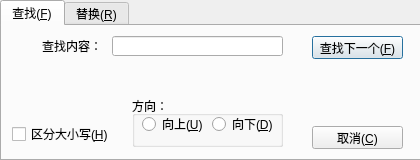
<?xml version="1.0" encoding="UTF-8"?>
<ui version="4.0">
 <class>Find_Replace</class>
 <widget class="QDialog" name="Find_Replace">
  <property name="geometry">
   <rect>
    <x>0</x>
    <y>0</y>
    <width>420</width>
    <height>160</height>
   </rect>
  </property>
  <property name="windowTitle">
   <string>查找&amp;替换</string>
  </property>
  <property name="windowIcon">
   <iconset>
    <normaloff>:/images/find.png</normaloff>:/images/find.png</iconset>
  </property>
  <widget class="QTabWidget" name="tabWidget">
   <property name="geometry">
    <rect>
     <x>0</x>
     <y>0</y>
     <width>422</width>
     <height>161</height>
    </rect>
   </property>
   <property name="currentIndex">
    <number>0</number>
   </property>
   <widget class="QWidget" name="find">
    <attribute name="title">
     <string>查找(&amp;F)</string>
    </attribute>
    <widget class="QPushButton" name="nextButtonF">
     <property name="geometry">
      <rect>
       <x>310</x>
       <y>10</y>
       <width>91</width>
       <height>23</height>
      </rect>
     </property>
     <property name="text">
      <string>查找下一个(&amp;F)</string>
     </property>
    </widget>
    <widget class="QLineEdit" name="lineEditF">
     <property name="geometry">
      <rect>
       <x>110</x>
       <y>10</y>
       <width>171</width>
       <height>20</height>
      </rect>
     </property>
    </widget>
    <widget class="QLabel" name="labelFindF">
     <property name="geometry">
      <rect>
       <x>40</x>
       <y>10</y>
       <width>61</width>
       <height>20</height>
      </rect>
     </property>
     <property name="text">
      <string>查找内容：</string>
     </property>
    </widget>
    <widget class="QCheckBox" name="checkBoxSenceF">
     <property name="geometry">
      <rect>
       <x>10</x>
       <y>100</y>
       <width>101</width>
       <height>16</height>
      </rect>
     </property>
     <property name="text">
      <string>区分大小写(&amp;H)</string>
     </property>
    </widget>
    <widget class="QPushButton" name="cancleButtonF">
     <property name="geometry">
      <rect>
       <x>310</x>
       <y>100</y>
       <width>91</width>
       <height>23</height>
      </rect>
     </property>
     <property name="text">
      <string>取消(&amp;C)</string>
     </property>
    </widget>
    <widget class="QGroupBox" name="groupBoxDirectionF">
     <property name="geometry">
      <rect>
       <x>130</x>
       <y>70</y>
       <width>151</width>
       <height>51</height>
      </rect>
     </property>
     <property name="title">
      <string>方向：</string>
     </property>
     <widget class="QRadioButton" name="radioButtonUpF">
      <property name="geometry">
       <rect>
        <x>10</x>
        <y>20</y>
        <width>61</width>
        <height>16</height>
       </rect>
      </property>
      <property name="text">
       <string>向上(&amp;U)</string>
      </property>
     </widget>
     <widget class="QRadioButton" name="radioButtonDownF">
      <property name="geometry">
       <rect>
        <x>80</x>
        <y>20</y>
        <width>61</width>
        <height>16</height>
       </rect>
      </property>
      <property name="text">
       <string>向下(&amp;D)</string>
      </property>
     </widget>
    </widget>
   </widget>
   <widget class="QWidget" name="replace">
    <attribute name="title">
     <string>替换(&amp;R)</string>
    </attribute>
    <widget class="QCheckBox" name="checkBoxSenceR">
     <property name="geometry">
      <rect>
       <x>10</x>
       <y>100</y>
       <width>101</width>
       <height>16</height>
      </rect>
     </property>
     <property name="text">
      <string>区分大小写(&amp;H)</string>
     </property>
    </widget>
    <widget class="QGroupBox" name="groupBoxDirectionR">
     <property name="geometry">
      <rect>
       <x>130</x>
       <y>70</y>
       <width>151</width>
       <height>51</height>
      </rect>
     </property>
     <property name="title">
      <string>方向：</string>
     </property>
     <widget class="QRadioButton" name="radioButtonUpR">
      <property name="geometry">
       <rect>
        <x>10</x>
        <y>20</y>
        <width>61</width>
        <height>16</height>
       </rect>
      </property>
      <property name="text">
       <string>向上(&amp;U)</string>
      </property>
     </widget>
     <widget class="QRadioButton" name="radioButtonDownR">
      <property name="geometry">
       <rect>
        <x>80</x>
        <y>20</y>
        <width>61</width>
        <height>16</height>
       </rect>
      </property>
      <property name="text">
       <string>向下(&amp;D)</string>
      </property>
     </widget>
    </widget>
    <widget class="QLabel" name="labelFindR">
     <property name="geometry">
      <rect>
       <x>40</x>
       <y>10</y>
       <width>61</width>
       <height>20</height>
      </rect>
     </property>
     <property name="text">
      <string>查找内容：</string>
     </property>
    </widget>
    <widget class="QLineEdit" name="lineEditR">
     <property name="geometry">
      <rect>
       <x>110</x>
       <y>10</y>
       <width>171</width>
       <height>20</height>
      </rect>
     </property>
    </widget>
    <widget class="QPushButton" name="nextButtonR">
     <property name="geometry">
      <rect>
       <x>310</x>
       <y>10</y>
       <width>91</width>
       <height>23</height>
      </rect>
     </property>
     <property name="text">
      <string>查找下一个(&amp;F)</string>
     </property>
    </widget>
    <widget class="QPushButton" name="cancleButtonR">
     <property name="geometry">
      <rect>
       <x>310</x>
       <y>100</y>
       <width>91</width>
       <height>23</height>
      </rect>
     </property>
     <property name="text">
      <string>取消(&amp;C)</string>
     </property>
    </widget>
    <widget class="QLineEdit" name="lineEditreplace">
     <property name="geometry">
      <rect>
       <x>110</x>
       <y>40</y>
       <width>171</width>
       <height>20</height>
      </rect>
     </property>
    </widget>
    <widget class="QLabel" name="labelReplace">
     <property name="geometry">
      <rect>
       <x>40</x>
       <y>40</y>
       <width>61</width>
       <height>20</height>
      </rect>
     </property>
     <property name="text">
      <string> 替换为：</string>
     </property>
    </widget>
    <widget class="QPushButton" name="pushButtonReplace">
     <property name="geometry">
      <rect>
       <x>310</x>
       <y>40</y>
       <width>91</width>
       <height>23</height>
      </rect>
     </property>
     <property name="text">
      <string>替换(&amp;R)</string>
     </property>
    </widget>
    <widget class="QPushButton" name="pushButtonReplaceAll">
     <property name="geometry">
      <rect>
       <x>310</x>
       <y>70</y>
       <width>91</width>
       <height>23</height>
      </rect>
     </property>
     <property name="text">
      <string>全部替换(&amp;A)</string>
     </property>
    </widget>
   </widget>
  </widget>
 </widget>
 <tabstops>
  <tabstop>lineEditF</tabstop>
  <tabstop>nextButtonF</tabstop>
  <tabstop>checkBoxSenceF</tabstop>
  <tabstop>radioButtonUpF</tabstop>
  <tabstop>radioButtonDownF</tabstop>
  <tabstop>cancleButtonF</tabstop>
  <tabstop>lineEditR</tabstop>
  <tabstop>lineEditreplace</tabstop>
  <tabstop>nextButtonR</tabstop>
  <tabstop>pushButtonReplace</tabstop>
  <tabstop>pushButtonReplaceAll</tabstop>
  <tabstop>cancleButtonR</tabstop>
  <tabstop>radioButtonDownR</tabstop>
  <tabstop>radioButtonUpR</tabstop>
  <tabstop>checkBoxSenceR</tabstop>
  <tabstop>tabWidget</tabstop>
 </tabstops>
 <resources/>
 <connections/>
</ui>
